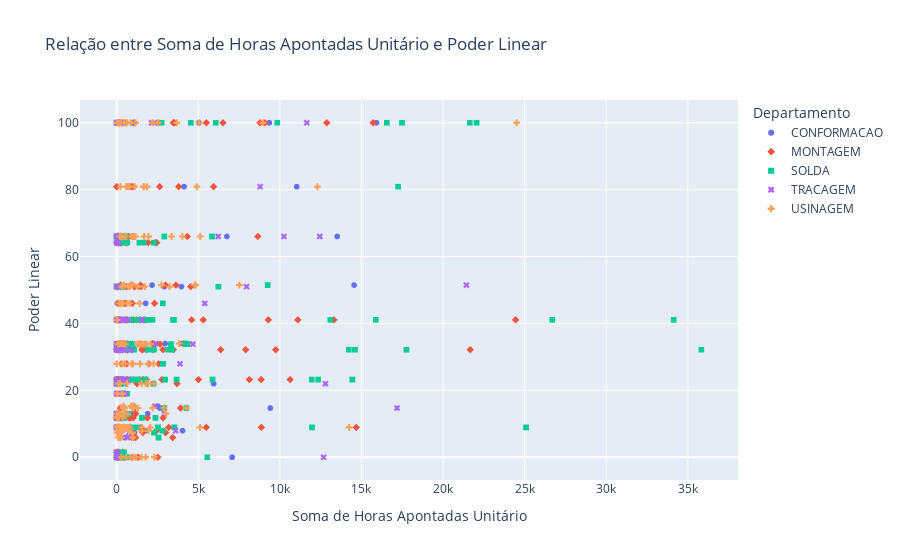

The notebook cell saved with this chart:
### Markdown cell above
#### Gráfico de Dispersão Soma de Horas X Poder Linear
----

### Code cell
my_data_PL_notNA = my_data[my_data['Poder Linear'].notna()]

# Criando o gráfico de dispersão
fig = px.scatter(
    data_frame=my_data_PL_notNA,  # DataFrame contendo os dados
    x="SomaDeHorasApontadasUnitario",  # Coluna no eixo X
    y="Poder Linear",  # Coluna no eixo Y
    symbol="Andrea_DEPARTAMENTO.Descricao",  # Coluna para diferenciar os pontos por símbolo
    color= "Andrea_DEPARTAMENTO.Descricao",
    title="Relação entre Soma de Horas Apontadas Unitário e Poder Linear",  # Título do gráfico
    labels={
        "SomaDeHorasApontadasUnitario": "Soma de Horas Apontadas Unitário",
        "Poder Linear": "Poder Linear",
        "Andrea_DEPARTAMENTO.Descricao": "Departamento"
    },  # Rótulos personalizados
)

# Ajustando o layout
fig.update_layout(
    xaxis=dict(title="Soma de Horas Apontadas Unitário"),
    yaxis=dict(title="Poder Linear"),
    legend=dict(title="Departamento"),
    modebar_add=["resetScale2d", "hoverClosestCartesian"],
)

# Mostrando o gráfico
fig.show()

### Figure 1 — Plotly figure (JSON) as saved in the notebook; plotly's stock layout.template omitted (floating-point values rounded to 4 significant figures; data arrays with more than 128 entries replaced by an {"elided": "..."} marker saying what was removed)
{"data": [{"hovertemplate": "Departamento=CONFORMACAO<br>Soma de Horas Apontadas Unitário=%{x}<br>Poder Linear=%{y}<extra></extra>", "legendgroup": "CONFORMACAO", "marker": {"color": "#636efa", "symbol": "circle"}, "mode": "markers", "name": "CONFORMACAO", "showlegend": true, "type": "scattergl", "x": [13510.0, 48, 1775, 2929, 3970, 191, 4030, 66, 2970, 328, 15920, 7075, 5942, 1009, 1904, 6756.0, 259, 1093, 985, 5035, 19, 9355, 15, 2509, 1030, 203, 1092, 520, 520, 9408, 2645, 14550.0, 2170.0, 11034, 4129, 1739, 4038, 1596, 2866], "xaxis": "x", "y": [66, 46, 46, 51, 51, 12, 34, 34, 34, 19, 100, 0, 22, 13, 13, 66, 100, 100, 100, 100, 100, 100, 100, 15.29, 15.29, 7.353, 7.353, 5.882, 5.882, 14.71, 14.71, 51.47, 51.47, 80.88, 80.88, 7.941, 7.941, 33.82, 27.94], "yaxis": "y"}, {"hovertemplate": "Departamento=MONTAGEM<br>Soma de Horas Apontadas Unitário=%{x}<br>Poder Linear=%{y}<extra></extra>", "legendgroup": "MONTAGEM", "marker": {"color": "#EF553B", "symbol": "diamond"}, "mode": "markers", "name": "MONTAGEM", "showlegend": true, "type": "scattergl", "x": {"elided": "408 float values"}, "xaxis": "x", "y": {"elided": "408 float values"}, "yaxis": "y"}, {"hovertemplate": "Departamento=SOLDA<br>Soma de Horas Apontadas Unitário=%{x}<br>Poder Linear=%{y}<extra></extra>", "legendgroup": "SOLDA", "marker": {"color": "#00cc96", "symbol": "square"}, "mode": "markers", "name": "SOLDA", "showlegend": true, "type": "scattergl", "x": {"elided": "289 float values"}, "xaxis": "x", "y": {"elided": "289 float values"}, "yaxis": "y"}, {"hovertemplate": "Departamento=TRACAGEM<br>Soma de Horas Apontadas Unitário=%{x}<br>Poder Linear=%{y}<extra></extra>", "legendgroup": "TRACAGEM", "marker": {"color": "#ab63fa", "symbol": "x"}, "mode": "markers", "name": "TRACAGEM", "showlegend": true, "type": "scattergl", "x": {"elided": "339 float values"}, "xaxis": "x", "y": {"elided": "339 float values"}, "yaxis": "y"}, {"hovertemplate": "Departamento=USINAGEM<br>Soma de Horas Apontadas Unitário=%{x}<br>Poder Linear=%{y}<extra></extra>", "legendgroup": "USINAGEM", "marker": {"color": "#FFA15A", "symbol": "cross"}, "mode": "markers", "name": "USINAGEM", "showlegend": true, "type": "scattergl", "x": {"elided": "179 float values"}, "xaxis": "x", "y": {"elided": "179 float values"}, "yaxis": "y"}], "layout": {"legend": {"title": {"text": "Departamento"}, "tracegroupgap": 0}, "modebar": {"add": ["resetScale2d", "hoverClosestCartesian"]}, "title": {"text": "Relação entre Soma de Horas Apontadas Unitário e Poder Linear"}, "xaxis": {"anchor": "y", "domain": [0, 1], "title": {"text": "Soma de Horas Apontadas Unitário"}}, "yaxis": {"anchor": "x", "domain": [0, 1], "title": {"text": "Poder Linear"}}}}
